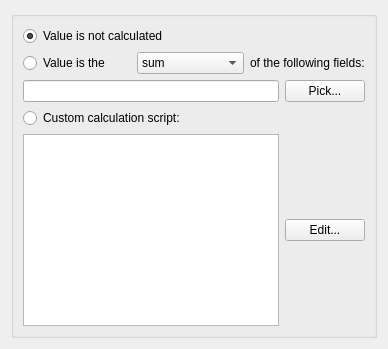
            <widget class="QWidget" name="tabCalculate">
             <attribute name="title">
              <string>Calculate</string>
             </attribute>
             <layout class="QVBoxLayout" name="verticalLayout_36">
              <item>
               <widget class="QGroupBox" name="CalcGroup">
                <property name="title">
                 <string/>
                </property>
                <layout class="QVBoxLayout" name="verticalLayout_37">
                 <item>
                  <widget class="QRadioButton" name="NoCalc">
                   <property name="text">
                    <string>Value is not calculated</string>
                   </property>
                   <property name="checked">
                    <bool>true</bool>
                   </property>
                  </widget>
                 </item>
                 <item>
                  <layout class="QHBoxLayout" name="horizontalLayout_20">
                   <item>
                    <widget class="QRadioButton" name="SimpleCalc">
                     <property name="text">
                      <string>Value is the</string>
                     </property>
                    </widget>
                   </item>
                   <item>
                    <widget class="QComboBox" name="CalcArt">
                     <item>
                      <property name="text">
                       <string>sum</string>
                      </property>
                     </item>
                     <item>
                      <property name="text">
                       <string>product</string>
                      </property>
                     </item>
                     <item>
                      <property name="text">
                       <string>average</string>
                      </property>
                     </item>
                     <item>
                      <property name="text">
                       <string>minimum</string>
                      </property>
                     </item>
                     <item>
                      <property name="text">
                       <string>maximum</string>
                      </property>
                     </item>
                    </widget>
                   </item>
                   <item>
                    <widget class="QLabel" name="label_28">
                     <property name="text">
                      <string>of the following fields:</string>
                     </property>
                    </widget>
                   </item>
                  </layout>
                 </item>
                 <item>
                  <layout class="QHBoxLayout" name="horizontalLayout_21">
                   <item>
                    <widget class="QLineEdit" name="CalcFields"/>
                   </item>
                   <item>
                    <widget class="QPushButton" name="SeField">
                     <property name="text">
                      <string>Pick...</string>
                     </property>
                    </widget>
                   </item>
                  </layout>
                 </item>
                 <item>
                  <widget class="QRadioButton" name="CustomCalc">
                   <property name="text">
                    <string>Custom calculation script:</string>
                   </property>
                  </widget>
                 </item>
                 <item>
                  <layout class="QHBoxLayout" name="horizontalLayout_22">
                   <item>
                    <widget class="QTextEdit" name="CalcScript">
                     <property name="minimumSize">
                      <size>
                       <width>0</width>
                       <height>50</height>
                      </size>
                     </property>
                     <property name="focusPolicy">
                      <enum>Qt::NoFocus</enum>
                     </property>
                     <property name="autoFillBackground">
                      <bool>true</bool>
                     </property>
                     <property name="readOnly">
                      <bool>true</bool>
                     </property>
                    </widget>
                   </item>
                   <item>
                    <widget class="QPushButton" name="EditCalc">
                     <property name="text">
                      <string>Edit...</string>
                     </property>
                    </widget>
                   </item>
                  </layout>
                 </item>
                </layout>
               </widget>
              </item>
             </layout>
            </widget>
